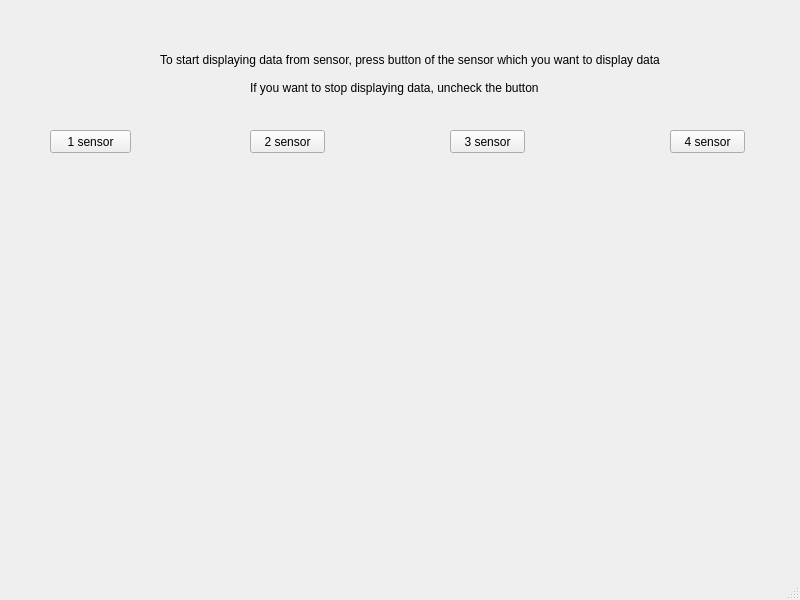
<?xml version="1.0" encoding="UTF-8"?>
<ui version="4.0">
 <class>MainWindow</class>
 <widget class="QMainWindow" name="MainWindow">
  <property name="geometry">
   <rect>
    <x>0</x>
    <y>0</y>
    <width>800</width>
    <height>600</height>
   </rect>
  </property>
  <property name="windowTitle">
   <string>MainWindow</string>
  </property>
  <widget class="QWidget" name="centralwidget">
   <widget class="QPushButton" name="sensorButton0">
    <property name="geometry">
     <rect>
      <x>50</x>
      <y>130</y>
      <width>81</width>
      <height>23</height>
     </rect>
    </property>
    <property name="text">
     <string>1 sensor</string>
    </property>
    <property name="checkable">
     <bool>true</bool>
    </property>
   </widget>
   <widget class="QPushButton" name="sensorButton1">
    <property name="geometry">
     <rect>
      <x>250</x>
      <y>130</y>
      <width>75</width>
      <height>23</height>
     </rect>
    </property>
    <property name="text">
     <string>2 sensor</string>
    </property>
    <property name="checkable">
     <bool>true</bool>
    </property>
   </widget>
   <widget class="QPushButton" name="sensorButton2">
    <property name="geometry">
     <rect>
      <x>450</x>
      <y>130</y>
      <width>75</width>
      <height>23</height>
     </rect>
    </property>
    <property name="text">
     <string>3 sensor</string>
    </property>
    <property name="checkable">
     <bool>true</bool>
    </property>
   </widget>
   <widget class="QPushButton" name="sensorButton3">
    <property name="geometry">
     <rect>
      <x>670</x>
      <y>130</y>
      <width>75</width>
      <height>23</height>
     </rect>
    </property>
    <property name="text">
     <string>4 sensor</string>
    </property>
    <property name="checkable">
     <bool>true</bool>
    </property>
   </widget>
   <widget class="QCustomPlot" name="plot0" native="true">
    <property name="geometry">
     <rect>
      <x>0</x>
      <y>190</y>
      <width>181</width>
      <height>181</height>
     </rect>
    </property>
   </widget>
   <widget class="QCustomPlot" name="plot1" native="true">
    <property name="geometry">
     <rect>
      <x>190</x>
      <y>190</y>
      <width>201</width>
      <height>181</height>
     </rect>
    </property>
   </widget>
   <widget class="QCustomPlot" name="plot2" native="true">
    <property name="geometry">
     <rect>
      <x>399</x>
      <y>189</y>
      <width>191</width>
      <height>181</height>
     </rect>
    </property>
   </widget>
   <widget class="QCustomPlot" name="plot3" native="true">
    <property name="geometry">
     <rect>
      <x>599</x>
      <y>189</y>
      <width>191</width>
      <height>181</height>
     </rect>
    </property>
   </widget>
   <widget class="QLabel" name="label">
    <property name="geometry">
     <rect>
      <x>160</x>
      <y>50</y>
      <width>511</width>
      <height>20</height>
     </rect>
    </property>
    <property name="text">
     <string>To start displaying data from sensor, press button of the sensor which you want to display data</string>
    </property>
   </widget>
   <widget class="QLabel" name="label_2">
    <property name="geometry">
     <rect>
      <x>250</x>
      <y>80</y>
      <width>311</width>
      <height>16</height>
     </rect>
    </property>
    <property name="text">
     <string>If you want to stop displaying data, uncheck the button</string>
    </property>
   </widget>
  </widget>
  <widget class="QMenuBar" name="menubar">
   <property name="geometry">
    <rect>
     <x>0</x>
     <y>0</y>
     <width>800</width>
     <height>21</height>
    </rect>
   </property>
  </widget>
  <widget class="QStatusBar" name="statusbar"/>
 </widget>
 <customwidgets>
  <customwidget>
   <class>QCustomPlot</class>
   <extends>QWidget</extends>
   <header>qcustomplot.h</header>
   <container>1</container>
  </customwidget>
 </customwidgets>
 <resources/>
 <connections/>
</ui>
